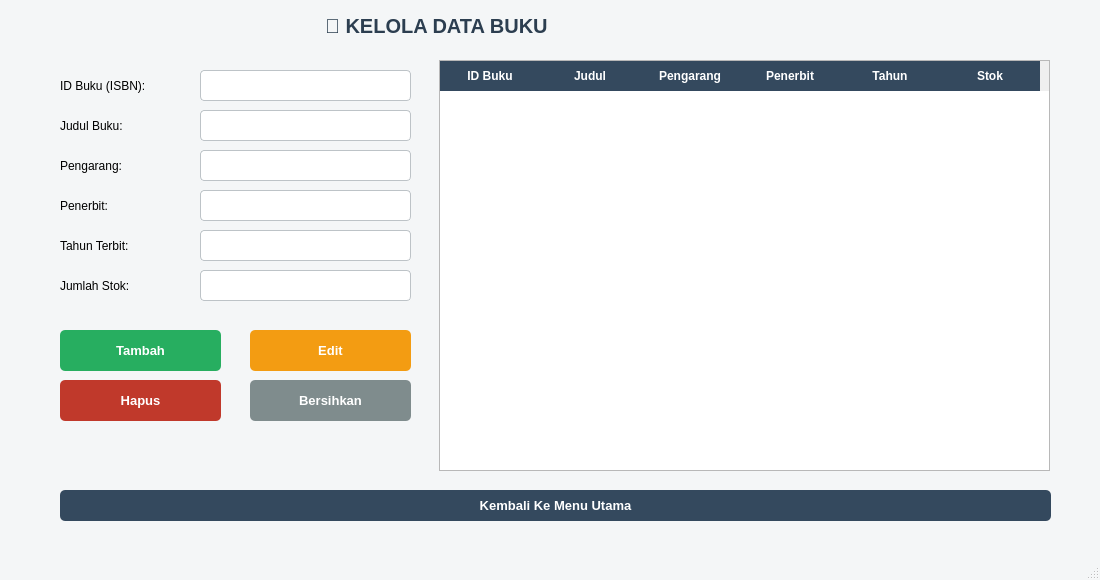
<?xml version="1.0" encoding="UTF-8"?>
<ui version="4.0">
 <class>MainWindow</class>
 <widget class="QMainWindow" name="MainWindow">
  <property name="geometry">
   <rect>
    <x>0</x>
    <y>0</y>
    <width>1100</width>
    <height>580</height>
   </rect>
  </property>
  <property name="windowTitle">
   <string>Kelola Data Buku</string>
  </property>
  <property name="styleSheet">
   <string notr="true">QMainWindow {
background-color: #F4F6F7;
}</string>
  </property>
  <widget class="QWidget" name="centralwidget">
   <widget class="QLabel" name="label">
    <property name="geometry">
     <rect>
      <x>320</x>
      <y>10</y>
      <width>261</width>
      <height>41</height>
     </rect>
    </property>
    <property name="styleSheet">
     <string notr="true">font-size: 20px;
font-weight: bold;
color: #2C3E50;
margin-bottom: 10px;</string>
    </property>
    <property name="text">
     <string>📖 KELOLA DATA BUKU</string>
    </property>
   </widget>
   <widget class="QLabel" name="label_2">
    <property name="geometry">
     <rect>
      <x>60</x>
      <y>70</y>
      <width>110</width>
      <height>31</height>
     </rect>
    </property>
    <property name="text">
     <string>ID Buku (ISBN):</string>
    </property>
   </widget>
   <widget class="QLabel" name="label_3">
    <property name="geometry">
     <rect>
      <x>60</x>
      <y>110</y>
      <width>110</width>
      <height>31</height>
     </rect>
    </property>
    <property name="text">
     <string>Judul Buku:</string>
    </property>
   </widget>
   <widget class="QLabel" name="label_4">
    <property name="geometry">
     <rect>
      <x>60</x>
      <y>150</y>
      <width>110</width>
      <height>31</height>
     </rect>
    </property>
    <property name="text">
     <string>Pengarang:</string>
    </property>
   </widget>
   <widget class="QLabel" name="label_5">
    <property name="geometry">
     <rect>
      <x>60</x>
      <y>190</y>
      <width>110</width>
      <height>31</height>
     </rect>
    </property>
    <property name="text">
     <string>Penerbit:</string>
    </property>
   </widget>
   <widget class="QLabel" name="label_6">
    <property name="geometry">
     <rect>
      <x>60</x>
      <y>230</y>
      <width>110</width>
      <height>31</height>
     </rect>
    </property>
    <property name="text">
     <string>Tahun Terbit:</string>
    </property>
   </widget>
   <widget class="QLabel" name="label_7">
    <property name="geometry">
     <rect>
      <x>60</x>
      <y>270</y>
      <width>110</width>
      <height>31</height>
     </rect>
    </property>
    <property name="text">
     <string>Jumlah Stok:</string>
    </property>
   </widget>
   <widget class="QLineEdit" name="txtJudul">
    <property name="geometry">
     <rect>
      <x>200</x>
      <y>110</y>
      <width>211</width>
      <height>31</height>
     </rect>
    </property>
    <property name="styleSheet">
     <string notr="true">QLineEdit {
background-color: white;
border: 1px solid #BDC3C7;
border-radius: 4px;
padding: 5px;
font-size: 13px;
}
QLineEdit:focus {
border: 1px solid #3498DB;
}</string>
    </property>
   </widget>
   <widget class="QLineEdit" name="txtIdBuku">
    <property name="geometry">
     <rect>
      <x>200</x>
      <y>70</y>
      <width>211</width>
      <height>31</height>
     </rect>
    </property>
    <property name="styleSheet">
     <string notr="true">QLineEdit {
background-color: white;
border: 1px solid #BDC3C7;
border-radius: 4px;
padding: 5px;
font-size: 13px;
}
QLineEdit:focus {
border: 1px solid #3498DB;
}</string>
    </property>
   </widget>
   <widget class="QLineEdit" name="txtPengarang">
    <property name="geometry">
     <rect>
      <x>200</x>
      <y>150</y>
      <width>211</width>
      <height>31</height>
     </rect>
    </property>
    <property name="styleSheet">
     <string notr="true">QLineEdit {
background-color: white;
border: 1px solid #BDC3C7;
border-radius: 4px;
padding: 5px;
font-size: 13px;
}
QLineEdit:focus {
border: 1px solid #3498DB;
}</string>
    </property>
   </widget>
   <widget class="QLineEdit" name="txtPenerbit">
    <property name="geometry">
     <rect>
      <x>200</x>
      <y>190</y>
      <width>211</width>
      <height>31</height>
     </rect>
    </property>
    <property name="styleSheet">
     <string notr="true">QLineEdit {
background-color: white;
border: 1px solid #BDC3C7;
border-radius: 4px;
padding: 5px;
font-size: 13px;
}
QLineEdit:focus {
border: 1px solid #3498DB;
}</string>
    </property>
   </widget>
   <widget class="QLineEdit" name="txtTahun">
    <property name="geometry">
     <rect>
      <x>200</x>
      <y>230</y>
      <width>211</width>
      <height>31</height>
     </rect>
    </property>
    <property name="styleSheet">
     <string notr="true">QLineEdit {
background-color: white;
border: 1px solid #BDC3C7;
border-radius: 4px;
padding: 5px;
font-size: 13px;
}
QLineEdit:focus {
border: 1px solid #3498DB;
}</string>
    </property>
   </widget>
   <widget class="QLineEdit" name="txtStok">
    <property name="geometry">
     <rect>
      <x>200</x>
      <y>270</y>
      <width>211</width>
      <height>31</height>
     </rect>
    </property>
    <property name="styleSheet">
     <string notr="true">QLineEdit {
background-color: white;
border: 1px solid #BDC3C7;
border-radius: 4px;
padding: 5px;
font-size: 13px;
}
QLineEdit:focus {
border: 1px solid #3498DB;
}</string>
    </property>
   </widget>
   <widget class="QPushButton" name="btnTambah">
    <property name="geometry">
     <rect>
      <x>60</x>
      <y>330</y>
      <width>161</width>
      <height>41</height>
     </rect>
    </property>
    <property name="styleSheet">
     <string notr="true">QPushButton {
background-color: #27AE60;
color: white;
border: none;
border-radius: 5px;
font-size: 13px;
font-weight: bold;
padding: 8px;
}</string>
    </property>
    <property name="text">
     <string>Tambah</string>
    </property>
   </widget>
   <widget class="QPushButton" name="btnEdit">
    <property name="geometry">
     <rect>
      <x>250</x>
      <y>330</y>
      <width>161</width>
      <height>41</height>
     </rect>
    </property>
    <property name="styleSheet">
     <string notr="true">QPushButton {
background-color: #F39C12;
color: white;
border: none;
border-radius: 5px;
font-size: 13px;
font-weight: bold;
padding: 8px;
}</string>
    </property>
    <property name="text">
     <string>Edit</string>
    </property>
   </widget>
   <widget class="QPushButton" name="btnHapus">
    <property name="geometry">
     <rect>
      <x>60</x>
      <y>380</y>
      <width>161</width>
      <height>41</height>
     </rect>
    </property>
    <property name="styleSheet">
     <string notr="true">QPushButton {
background-color: #C0392B;
color: white;
border: none;
border-radius: 5px;
font-size: 13px;
font-weight: bold;
padding: 8px;
}</string>
    </property>
    <property name="text">
     <string>Hapus</string>
    </property>
   </widget>
   <widget class="QPushButton" name="btnBersihkan">
    <property name="geometry">
     <rect>
      <x>250</x>
      <y>380</y>
      <width>161</width>
      <height>41</height>
     </rect>
    </property>
    <property name="styleSheet">
     <string notr="true">QPushButton {
background-color: #7F8C8D;
color: white;
border: none;
border-radius: 5px;
font-size: 13px;
font-weight: bold;
padding: 8px;
}</string>
    </property>
    <property name="text">
     <string>Bersihkan</string>
    </property>
   </widget>
   <widget class="QPushButton" name="btnKembali">
    <property name="geometry">
     <rect>
      <x>60</x>
      <y>490</y>
      <width>991</width>
      <height>31</height>
     </rect>
    </property>
    <property name="styleSheet">
     <string notr="true">QPushButton {
background-color: #34495E;
color: white;
border: none;
border-radius: 5px;
font-size: 13px;
font-weight: bold;
padding: 8px;
}</string>
    </property>
    <property name="text">
     <string>Kembali Ke Menu Utama</string>
    </property>
   </widget>
   <widget class="QTableWidget" name="tableBuku">
    <property name="geometry">
     <rect>
      <x>439</x>
      <y>60</y>
      <width>611</width>
      <height>411</height>
     </rect>
    </property>
    <property name="styleSheet">
     <string notr="true">QTableWodget {
background-color: white;
border: 1px solid #BDC3C7;
gridline-color: #ECF0F1;
font-size: 13px;
}
QHeaderView:section {
background-color: #34495E;
color: white;
padding: 6px;
font-weight: bold;
border: none;
}</string>
    </property>
    <attribute name="verticalHeaderVisible">
     <bool>true</bool>
    </attribute>
    <column>
     <property name="text">
      <string>ID Buku</string>
     </property>
    </column>
    <column>
     <property name="text">
      <string>Judul</string>
     </property>
    </column>
    <column>
     <property name="text">
      <string>Pengarang</string>
     </property>
    </column>
    <column>
     <property name="text">
      <string>Penerbit</string>
     </property>
    </column>
    <column>
     <property name="text">
      <string>Tahun</string>
     </property>
    </column>
    <column>
     <property name="text">
      <string>Stok</string>
     </property>
    </column>
   </widget>
   <zorder>label</zorder>
   <zorder>label_2</zorder>
   <zorder>label_3</zorder>
   <zorder>label_4</zorder>
   <zorder>label_5</zorder>
   <zorder>label_6</zorder>
   <zorder>label_7</zorder>
   <zorder>txtJudul</zorder>
   <zorder>txtIdBuku</zorder>
   <zorder>txtPengarang</zorder>
   <zorder>txtPenerbit</zorder>
   <zorder>txtTahun</zorder>
   <zorder>txtStok</zorder>
   <zorder>btnKembali</zorder>
   <zorder>tableBuku</zorder>
   <zorder>btnTambah</zorder>
   <zorder>btnEdit</zorder>
   <zorder>btnBersihkan</zorder>
   <zorder>btnHapus</zorder>
  </widget>
  <widget class="QMenuBar" name="menubar">
   <property name="geometry">
    <rect>
     <x>0</x>
     <y>0</y>
     <width>1100</width>
     <height>18</height>
    </rect>
   </property>
  </widget>
  <widget class="QStatusBar" name="statusbar"/>
 </widget>
 <resources/>
 <connections/>
</ui>
